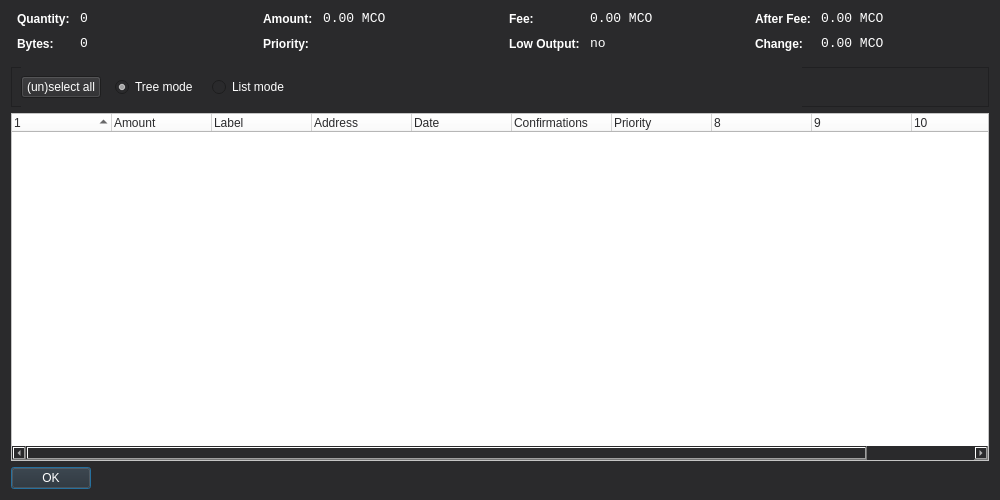
<?xml version="1.0" encoding="UTF-8"?>
<ui version="4.0">
 <class>CoinControlDialog</class>
 <widget class="QDialog" name="CoinControlDialog">
  <property name="geometry">
   <rect>
    <x>0</x>
    <y>0</y>
    <width>1000</width>
    <height>500</height>
   </rect>
  </property>
  <property name="windowTitle">
   <string>Coin Control</string>
  </property>
  <property name="styleSheet">
   <string notr="true">background: rgb(42,42,44); color: white</string>
  </property>
  <layout class="QVBoxLayout" name="verticalLayout">
   <item>
    <layout class="QHBoxLayout" name="horizontalLayoutTop" stretch="0,0,0,0">
     <property name="topMargin">
      <number>0</number>
     </property>
     <property name="bottomMargin">
      <number>10</number>
     </property>
     <item>
      <layout class="QFormLayout" name="formLayoutCoinControl1">
       <property name="horizontalSpacing">
        <number>10</number>
       </property>
       <property name="verticalSpacing">
        <number>10</number>
       </property>
       <property name="leftMargin">
        <number>6</number>
       </property>
       <property name="rightMargin">
        <number>6</number>
       </property>
       <item row="0" column="0">
        <widget class="QLabel" name="labelCoinControlQuantityText">
         <property name="styleSheet">
          <string notr="true">font-weight:bold;</string>
         </property>
         <property name="text">
          <string>Quantity:</string>
         </property>
        </widget>
       </item>
       <item row="0" column="1">
        <widget class="QLabel" name="labelCoinControlQuantity">
         <property name="font">
          <font>
           <family>Monospace</family>
           <pointsize>10</pointsize>
          </font>
         </property>
         <property name="cursor">
          <cursorShape>IBeamCursor</cursorShape>
         </property>
         <property name="contextMenuPolicy">
          <enum>Qt::ActionsContextMenu</enum>
         </property>
         <property name="text">
          <string notr="true">0</string>
         </property>
         <property name="textInteractionFlags">
          <set>Qt::LinksAccessibleByMouse|Qt::TextSelectableByKeyboard|Qt::TextSelectableByMouse</set>
         </property>
        </widget>
       </item>
       <item row="1" column="0">
        <widget class="QLabel" name="labelCoinControlBytesText">
         <property name="styleSheet">
          <string notr="true">font-weight:bold;</string>
         </property>
         <property name="text">
          <string>Bytes:</string>
         </property>
        </widget>
       </item>
       <item row="1" column="1">
        <widget class="QLabel" name="labelCoinControlBytes">
         <property name="font">
          <font>
           <family>Monospace</family>
           <pointsize>10</pointsize>
          </font>
         </property>
         <property name="cursor">
          <cursorShape>IBeamCursor</cursorShape>
         </property>
         <property name="contextMenuPolicy">
          <enum>Qt::ActionsContextMenu</enum>
         </property>
         <property name="text">
          <string notr="true">0</string>
         </property>
         <property name="textInteractionFlags">
          <set>Qt::LinksAccessibleByMouse|Qt::TextSelectableByKeyboard|Qt::TextSelectableByMouse</set>
         </property>
        </widget>
       </item>
      </layout>
     </item>
     <item>
      <layout class="QFormLayout" name="formLayoutCoinControl2">
       <property name="horizontalSpacing">
        <number>10</number>
       </property>
       <property name="verticalSpacing">
        <number>10</number>
       </property>
       <property name="leftMargin">
        <number>6</number>
       </property>
       <property name="rightMargin">
        <number>6</number>
       </property>
       <item row="0" column="0">
        <widget class="QLabel" name="labelCoinControlAmountText">
         <property name="styleSheet">
          <string notr="true">font-weight:bold;</string>
         </property>
         <property name="text">
          <string>Amount:</string>
         </property>
        </widget>
       </item>
       <item row="0" column="1">
        <widget class="QLabel" name="labelCoinControlAmount">
         <property name="font">
          <font>
           <family>Monospace</family>
           <pointsize>10</pointsize>
          </font>
         </property>
         <property name="cursor">
          <cursorShape>IBeamCursor</cursorShape>
         </property>
         <property name="contextMenuPolicy">
          <enum>Qt::ActionsContextMenu</enum>
         </property>
         <property name="text">
          <string notr="true">0.00 MCO</string>
         </property>
         <property name="textInteractionFlags">
          <set>Qt::LinksAccessibleByMouse|Qt::TextSelectableByKeyboard|Qt::TextSelectableByMouse</set>
         </property>
        </widget>
       </item>
       <item row="1" column="0">
        <widget class="QLabel" name="labelCoinControlPriorityText">
         <property name="styleSheet">
          <string notr="true">font-weight:bold;</string>
         </property>
         <property name="text">
          <string>Priority:</string>
         </property>
        </widget>
       </item>
       <item row="1" column="1">
        <widget class="QLabel" name="labelCoinControlPriority">
         <property name="font">
          <font>
           <family>Monospace</family>
           <pointsize>10</pointsize>
          </font>
         </property>
         <property name="cursor">
          <cursorShape>IBeamCursor</cursorShape>
         </property>
         <property name="contextMenuPolicy">
          <enum>Qt::ActionsContextMenu</enum>
         </property>
         <property name="text">
          <string/>
         </property>
         <property name="textInteractionFlags">
          <set>Qt::LinksAccessibleByMouse|Qt::TextSelectableByKeyboard|Qt::TextSelectableByMouse</set>
         </property>
        </widget>
       </item>
      </layout>
     </item>
     <item>
      <layout class="QFormLayout" name="formLayoutCoinControl3">
       <property name="horizontalSpacing">
        <number>10</number>
       </property>
       <property name="verticalSpacing">
        <number>10</number>
       </property>
       <property name="leftMargin">
        <number>6</number>
       </property>
       <property name="rightMargin">
        <number>6</number>
       </property>
       <item row="0" column="0">
        <widget class="QLabel" name="labelCoinControlFeeText">
         <property name="styleSheet">
          <string notr="true">font-weight:bold;</string>
         </property>
         <property name="text">
          <string>Fee:</string>
         </property>
        </widget>
       </item>
       <item row="0" column="1">
        <widget class="QLabel" name="labelCoinControlFee">
         <property name="font">
          <font>
           <family>Monospace</family>
           <pointsize>10</pointsize>
          </font>
         </property>
         <property name="cursor">
          <cursorShape>IBeamCursor</cursorShape>
         </property>
         <property name="contextMenuPolicy">
          <enum>Qt::ActionsContextMenu</enum>
         </property>
         <property name="text">
          <string notr="true">0.00 MCO</string>
         </property>
         <property name="textInteractionFlags">
          <set>Qt::LinksAccessibleByMouse|Qt::TextSelectableByKeyboard|Qt::TextSelectableByMouse</set>
         </property>
        </widget>
       </item>
       <item row="1" column="0">
        <widget class="QLabel" name="labelCoinControlLowOutputText">
         <property name="enabled">
          <bool>false</bool>
         </property>
         <property name="styleSheet">
          <string notr="true">font-weight:bold;</string>
         </property>
         <property name="text">
          <string>Low Output:</string>
         </property>
        </widget>
       </item>
       <item row="1" column="1">
        <widget class="QLabel" name="labelCoinControlLowOutput">
         <property name="enabled">
          <bool>false</bool>
         </property>
         <property name="font">
          <font>
           <family>Monospace</family>
           <pointsize>10</pointsize>
          </font>
         </property>
         <property name="cursor">
          <cursorShape>IBeamCursor</cursorShape>
         </property>
         <property name="contextMenuPolicy">
          <enum>Qt::ActionsContextMenu</enum>
         </property>
         <property name="text">
          <string notr="true">no</string>
         </property>
         <property name="textInteractionFlags">
          <set>Qt::LinksAccessibleByMouse|Qt::TextSelectableByKeyboard|Qt::TextSelectableByMouse</set>
         </property>
        </widget>
       </item>
      </layout>
     </item>
     <item>
      <layout class="QFormLayout" name="formLayoutCoinControl4">
       <property name="horizontalSpacing">
        <number>10</number>
       </property>
       <property name="verticalSpacing">
        <number>10</number>
       </property>
       <property name="leftMargin">
        <number>6</number>
       </property>
       <property name="rightMargin">
        <number>6</number>
       </property>
       <item row="0" column="0">
        <widget class="QLabel" name="labelCoinControlAfterFeeText">
         <property name="styleSheet">
          <string notr="true">font-weight:bold;</string>
         </property>
         <property name="text">
          <string>After Fee:</string>
         </property>
        </widget>
       </item>
       <item row="0" column="1">
        <widget class="QLabel" name="labelCoinControlAfterFee">
         <property name="font">
          <font>
           <family>Monospace</family>
           <pointsize>10</pointsize>
          </font>
         </property>
         <property name="cursor">
          <cursorShape>IBeamCursor</cursorShape>
         </property>
         <property name="contextMenuPolicy">
          <enum>Qt::ActionsContextMenu</enum>
         </property>
         <property name="text">
          <string notr="true">0.00 MCO</string>
         </property>
         <property name="textInteractionFlags">
          <set>Qt::LinksAccessibleByMouse|Qt::TextSelectableByKeyboard|Qt::TextSelectableByMouse</set>
         </property>
        </widget>
       </item>
       <item row="1" column="0">
        <widget class="QLabel" name="labelCoinControlChangeText">
         <property name="enabled">
          <bool>false</bool>
         </property>
         <property name="styleSheet">
          <string notr="true">font-weight:bold;</string>
         </property>
         <property name="text">
          <string>Change:</string>
         </property>
        </widget>
       </item>
       <item row="1" column="1">
        <widget class="QLabel" name="labelCoinControlChange">
         <property name="enabled">
          <bool>false</bool>
         </property>
         <property name="font">
          <font>
           <family>Monospace</family>
           <pointsize>10</pointsize>
          </font>
         </property>
         <property name="cursor">
          <cursorShape>IBeamCursor</cursorShape>
         </property>
         <property name="contextMenuPolicy">
          <enum>Qt::ActionsContextMenu</enum>
         </property>
         <property name="text">
          <string notr="true">0.00 MCO</string>
         </property>
         <property name="textInteractionFlags">
          <set>Qt::LinksAccessibleByMouse|Qt::TextSelectableByKeyboard|Qt::TextSelectableByMouse</set>
         </property>
        </widget>
       </item>
      </layout>
     </item>
    </layout>
   </item>
   <item>
    <widget class="QFrame" name="frame">
     <property name="minimumSize">
      <size>
       <width>0</width>
       <height>40</height>
      </size>
     </property>
     <property name="frameShape">
      <enum>QFrame::StyledPanel</enum>
     </property>
     <property name="frameShadow">
      <enum>QFrame::Sunken</enum>
     </property>
     <widget class="QWidget" name="horizontalLayoutWidget">
      <property name="geometry">
       <rect>
        <x>10</x>
        <y>0</y>
        <width>781</width>
        <height>41</height>
       </rect>
      </property>
      <layout class="QHBoxLayout" name="horizontalLayoutPanel" stretch="0,0,0,0">
       <property name="spacing">
        <number>14</number>
       </property>
       <item>
        <widget class="QPushButton" name="pushButtonSelectAll">
         <property name="sizePolicy">
          <sizepolicy hsizetype="Maximum" vsizetype="Fixed">
           <horstretch>0</horstretch>
           <verstretch>0</verstretch>
          </sizepolicy>
         </property>
         <property name="text">
          <string>(un)select all</string>
         </property>
        </widget>
       </item>
       <item>
        <widget class="QRadioButton" name="radioTreeMode">
         <property name="sizePolicy">
          <sizepolicy hsizetype="Maximum" vsizetype="Fixed">
           <horstretch>0</horstretch>
           <verstretch>0</verstretch>
          </sizepolicy>
         </property>
         <property name="text">
          <string>Tree mode</string>
         </property>
         <property name="checked">
          <bool>true</bool>
         </property>
        </widget>
       </item>
       <item>
        <widget class="QRadioButton" name="radioListMode">
         <property name="sizePolicy">
          <sizepolicy hsizetype="Maximum" vsizetype="Fixed">
           <horstretch>0</horstretch>
           <verstretch>0</verstretch>
          </sizepolicy>
         </property>
         <property name="text">
          <string>List mode</string>
         </property>
        </widget>
       </item>
       <item>
        <spacer name="horizontalSpacer">
         <property name="orientation">
          <enum>Qt::Horizontal</enum>
         </property>
         <property name="sizeHint" stdset="0">
          <size>
           <width>40</width>
           <height>20</height>
          </size>
         </property>
        </spacer>
       </item>
      </layout>
     </widget>
    </widget>
   </item>
   <item>
    <widget class="CoinControlTreeWidget" name="treeWidget">
     <property name="contextMenuPolicy">
      <enum>Qt::CustomContextMenu</enum>
     </property>
     <property name="styleSheet">
      <string notr="true">background: white; color: rgb(42,42,44)</string>
     </property>
     <property name="sortingEnabled">
      <bool>false</bool>
     </property>
     <property name="columnCount">
      <number>11</number>
     </property>
     <attribute name="headerShowSortIndicator" stdset="0">
      <bool>true</bool>
     </attribute>
     <attribute name="headerStretchLastSection">
      <bool>false</bool>
     </attribute>
     <column>
      <property name="text">
       <string/>
      </property>
     </column>
     <column>
      <property name="text">
       <string>Amount</string>
      </property>
     </column>
     <column>
      <property name="text">
       <string>Label</string>
      </property>
     </column>
     <column>
      <property name="text">
       <string>Address</string>
      </property>
     </column>
     <column>
      <property name="text">
       <string>Date</string>
      </property>
     </column>
     <column>
      <property name="text">
       <string>Confirmations</string>
      </property>
      <property name="toolTip">
       <string>Confirmed</string>
      </property>
     </column>
     <column>
      <property name="text">
       <string>Priority</string>
      </property>
     </column>
     <column>
      <property name="text">
       <string/>
      </property>
     </column>
     <column>
      <property name="text">
       <string/>
      </property>
     </column>
     <column>
      <property name="text">
       <string/>
      </property>
     </column>
     <column>
      <property name="text">
       <string/>
      </property>
     </column>
    </widget>
   </item>
   <item>
    <widget class="QDialogButtonBox" name="buttonBox">
     <property name="sizePolicy">
      <sizepolicy hsizetype="Maximum" vsizetype="Fixed">
       <horstretch>0</horstretch>
       <verstretch>0</verstretch>
      </sizepolicy>
     </property>
     <property name="orientation">
      <enum>Qt::Horizontal</enum>
     </property>
     <property name="standardButtons">
      <set>QDialogButtonBox::Ok</set>
     </property>
    </widget>
   </item>
  </layout>
 </widget>
 <customwidgets>
  <customwidget>
   <class>CoinControlTreeWidget</class>
   <extends>QTreeWidget</extends>
   <header>coincontroltreewidget.h</header>
  </customwidget>
 </customwidgets>
 <resources/>
 <connections/>
</ui>
